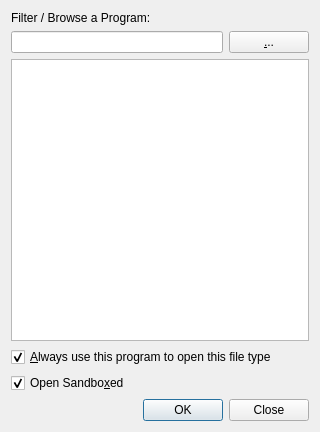
<?xml version="1.0" encoding="UTF-8"?>
<ui version="4.0">
 <class>OpenWithDialog</class>
 <widget class="QDialog" name="OpenWithDialog">
  <property name="geometry">
   <rect>
    <x>0</x>
    <y>0</y>
    <width>320</width>
    <height>432</height>
   </rect>
  </property>
  <property name="windowTitle">
   <string>Dialog</string>
  </property>
  <layout class="QVBoxLayout" name="verticalLayout">
   <item>
    <widget class="QLabel" name="lblFilterBrowse">
     <property name="text">
      <string>Filter / Browse a Program:</string>
     </property>
    </widget>
   </item>
   <item>
    <layout class="QHBoxLayout" name="horizontalLayout">
     <item>
      <widget class="QLineEdit" name="leFilterBrowse"/>
     </item>
     <item>
      <widget class="QPushButton" name="btnBrowse">
       <property name="text">
        <string>&amp;...</string>
       </property>
      </widget>
     </item>
    </layout>
   </item>
   <item>
    <widget class="ListWidgetWithEmptyPlaceholder" name="lwProgs">
     <property name="contextMenuPolicy">
      <enum>Qt::CustomContextMenu</enum>
     </property>
     <property name="verticalScrollMode">
      <enum>QAbstractItemView::ScrollPerPixel</enum>
     </property>
     <property name="horizontalScrollMode">
      <enum>QAbstractItemView::ScrollPerPixel</enum>
     </property>
    </widget>
   </item>
   <item>
    <widget class="QCheckBox" name="chkPreferProgram">
     <property name="text">
      <string>&amp;Always use this program to open this file type</string>
     </property>
     <property name="checked">
      <bool>true</bool>
     </property>
    </widget>
   </item>
   <item>
    <widget class="QCheckBox" name="chkOpenSandboxed">
     <property name="text">
      <string>Open Sandbo&amp;xed</string>
     </property>
     <property name="checked">
      <bool>true</bool>
     </property>
    </widget>
   </item>
   <item>
    <widget class="QDialogButtonBox" name="buttonBox">
     <property name="orientation">
      <enum>Qt::Horizontal</enum>
     </property>
     <property name="standardButtons">
      <set>QDialogButtonBox::Close|QDialogButtonBox::Ok</set>
     </property>
    </widget>
   </item>
  </layout>
 </widget>
 <customwidgets>
  <customwidget>
   <class>ListWidgetWithEmptyPlaceholder</class>
   <extends>QListWidget</extends>
   <header>Util/ListWidgetWithEmptyPlaceholder.h</header>
  </customwidget>
 </customwidgets>
 <tabstops>
  <tabstop>leFilterBrowse</tabstop>
  <tabstop>btnBrowse</tabstop>
  <tabstop>lwProgs</tabstop>
  <tabstop>chkPreferProgram</tabstop>
  <tabstop>chkOpenSandboxed</tabstop>
 </tabstops>
 <resources/>
 <connections>
  <connection>
   <sender>buttonBox</sender>
   <signal>accepted()</signal>
   <receiver>OpenWithDialog</receiver>
   <slot>accept()</slot>
   <hints>
    <hint type="sourcelabel">
     <x>248</x>
     <y>254</y>
    </hint>
    <hint type="destinationlabel">
     <x>157</x>
     <y>274</y>
    </hint>
   </hints>
  </connection>
  <connection>
   <sender>buttonBox</sender>
   <signal>rejected()</signal>
   <receiver>OpenWithDialog</receiver>
   <slot>reject()</slot>
   <hints>
    <hint type="sourcelabel">
     <x>316</x>
     <y>260</y>
    </hint>
    <hint type="destinationlabel">
     <x>286</x>
     <y>274</y>
    </hint>
   </hints>
  </connection>
 </connections>
</ui>
